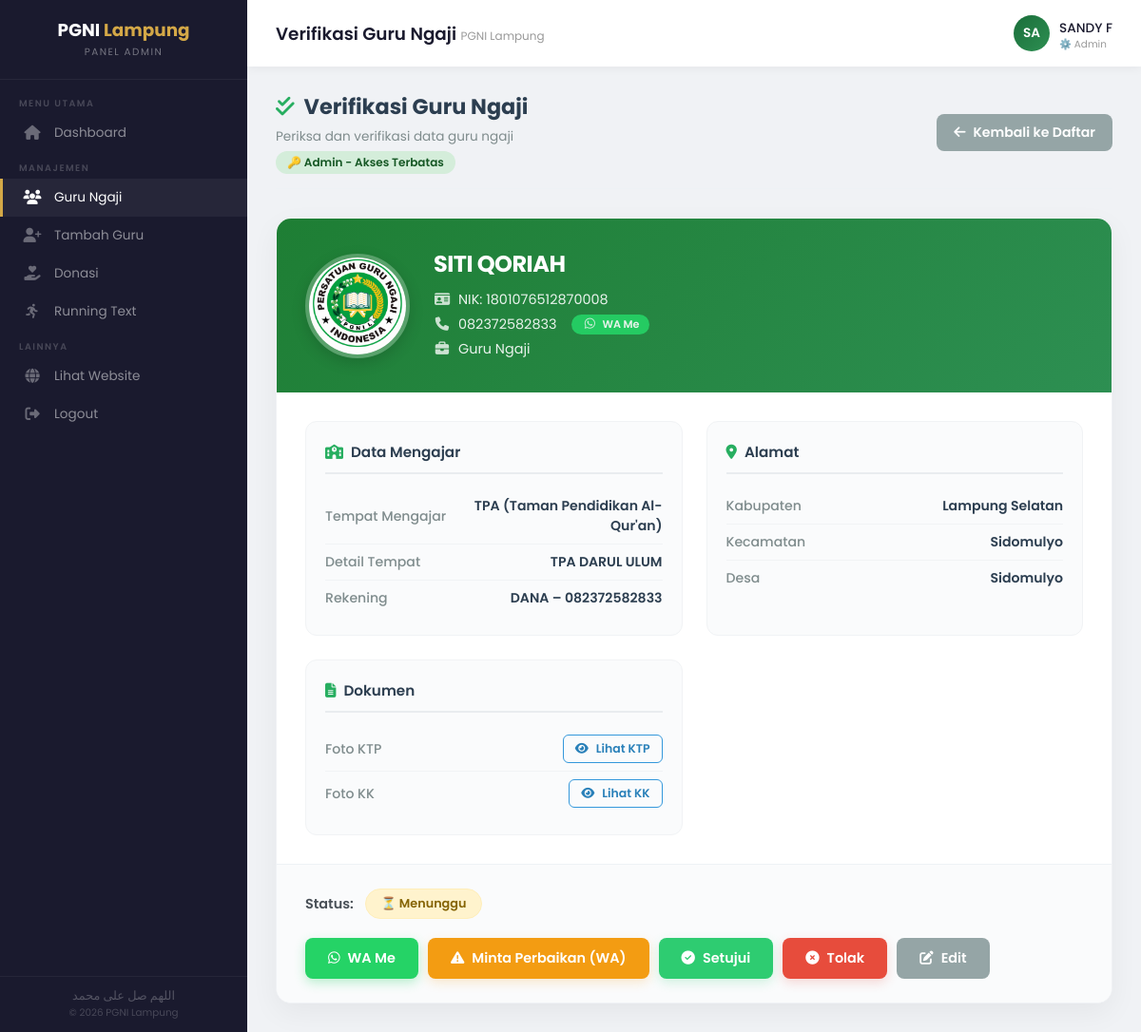
Page /admin/guru_verifikasi.php?id=659 (signed in) on the committed database.
### tables this page shows
CREATE TABLE `guru_ngaji` (
  `id` int(11) NOT NULL AUTO_INCREMENT,
  `nik` varchar(20) NOT NULL,
  `nomor_kta` varchar(50) DEFAULT NULL COMMENT 'Nomor KTA khusus',
  `kta_berlaku_sampai` date DEFAULT NULL COMMENT 'Masa berlaku KTA',
  `kta_qr_code` varchar(255) DEFAULT NULL COMMENT 'Path QR Code KTA',
  `nama` varchar(100) NOT NULL,
  `nama_lengkap` varchar(100) DEFAULT NULL,
  `tempat_lahir` varchar(100) DEFAULT NULL,
  `tanggal_lahir` date DEFAULT NULL,
  `jenis_kelamin` enum('Laki-laki','Perempuan') DEFAULT NULL COMMENT 'Jenis kelamin',
  `status_perkawinan` enum('Belum Kawin','Kawin','Cerai') DEFAULT NULL COMMENT 'Status perkawinan',
  `jumlah_anak` tinyint(2) DEFAULT 0 COMMENT 'Jumlah anak',
  `agama` varchar(20) DEFAULT NULL COMMENT 'Agama',
  `no_telp` varchar(20) DEFAULT NULL,
  `facebook` varchar(100) DEFAULT NULL COMMENT 'Akun Facebook',
  `instagram` varchar(100) DEFAULT NULL COMMENT 'Akun Instagram',
  `whatsapp` varchar(20) DEFAULT NULL COMMENT 'Nomor WhatsApp',
  `email` varchar(100) DEFAULT NULL,
  `kontak_darurat_nama` varchar(100) DEFAULT NULL COMMENT 'Nama kontak darurat',
  `kontak_darurat_telp` varchar(20) DEFAULT NULL COMMENT 'Telepon kontak darurat',
  `tempat_mengajar` varchar(200) NOT NULL,
  `tempat_mengajar_detail` varchar(100) DEFAULT NULL,
  `jenis_profesi` varchar(50) DEFAULT NULL,
  `status_pekerjaan` varchar(50) DEFAULT NULL COMMENT 'Status pekerjaan',
  `mulai_mengajar` date DEFAULT NULL COMMENT 'Tanggal mulai mengajar',
  `sertifikasi` varchar(100) DEFAULT NULL COMMENT 'Sertifikasi yang dimiliki',
  `pendidikan_terakhir` varchar(50) DEFAULT NULL COMMENT 'Pendidikan terakhir',
  `jurusan` varchar(100) DEFAULT NULL COMMENT 'Jurusan/spesialisasi',
  `tahun_lulus` year(4) DEFAULT NULL COMMENT 'Tahun lulus pendidikan',
  `bank` varchar(50) DEFAULT NULL,
  `no_rekening` varchar(50) DEFAULT NULL,
  `foto_profil` varchar(255) DEFAULT NULL,
  `kabupaten_id` int(11) DEFAULT NULL,
  `kecamatan_id` int(11) DEFAULT NULL,
  `desa_id` int(11) DEFAULT NULL,
  `alamat` text DEFAULT NULL,
  `kode_pos` varchar(10) DEFAULT NULL COMMENT 'Kode pos',
  `ktp_file` varchar(255) DEFAULT NULL,
  `kk_file` varchar(255) DEFAULT NULL,
  `password` varchar(255) DEFAULT NULL COMMENT 'Password hash untuk login member',
  `status_verifikasi` enum('pending','disetujui','ditolak') DEFAULT 'pending',
  `verified_by` int(11) DEFAULT NULL COMMENT 'ID user yang memverifikasi',
  `verified_at` datetime DEFAULT NULL COMMENT 'Waktu verifikasi dilakukan',
  `catatan_verifikasi` text DEFAULT NULL COMMENT 'Catatan verifikasi admin',
  `alasan_ditolak` text DEFAULT NULL COMMENT 'Alasan penolakan verifikasi',
  `status` enum('aktif','nonaktif') DEFAULT 'aktif',
  `created_by` int(11) DEFAULT NULL,
  `created_at` timestamp NULL DEFAULT current_timestamp(),
  `updated_at` timestamp NULL DEFAULT current_timestamp() ON UPDATE current_timestamp(),
  `last_login` datetime DEFAULT NULL COMMENT 'Terakhir kali login',
  `provinsi` varchar(100) DEFAULT NULL,
  `kabupaten_kota` varchar(100) DEFAULT NULL,
  `kecamatan` varchar(100) DEFAULT NULL,
  `kelurahan_desa` varchar(100) DEFAULT NULL,
  `lama_mengajar` int(11) DEFAULT NULL,
  `nama_lembaga` varchar(255) DEFAULT NULL,
  `jenis_lembaga` int(11) DEFAULT NULL,
  `alamat_lembaga` varchar(255) DEFAULT NULL,
  PRIMARY KEY (`id`),
  UNIQUE KEY `nik` (`nik`),
  KEY `kabupaten_id` (`kabupaten_id`),
  KEY `kecamatan_id` (`kecamatan_id`),
  KEY `desa_id` (`desa_id`),
  KEY `created_by` (`created_by`)
);

CREATE TABLE `kabupaten` (
  `id` int(11) NOT NULL AUTO_INCREMENT,
  `provinsi_id` int(11) DEFAULT NULL,
  `nama` varchar(100) NOT NULL,
  `kode` varchar(10) DEFAULT NULL,
  `created_at` datetime DEFAULT current_timestamp(),
  PRIMARY KEY (`id`),
  KEY `provinsi_id` (`provinsi_id`)
);

CREATE TABLE `kecamatan` (
  `id` int(11) NOT NULL AUTO_INCREMENT,
  `kabupaten_id` int(11) DEFAULT NULL,
  `nama` varchar(100) NOT NULL,
  `kode` varchar(10) DEFAULT NULL,
  `created_at` datetime DEFAULT current_timestamp(),
  PRIMARY KEY (`id`),
  KEY `kabupaten_id` (`kabupaten_id`)
);

CREATE TABLE `desa` (
  `id` int(11) NOT NULL AUTO_INCREMENT,
  `kecamatan_id` int(11) DEFAULT NULL,
  `nama` varchar(100) NOT NULL,
  `kode` varchar(10) DEFAULT NULL,
  `created_at` datetime DEFAULT current_timestamp(),
  PRIMARY KEY (`id`),
  KEY `kecamatan_id` (`kecamatan_id`)
);

### admin/guru_verifikasi.php (the view, shortened to what this page needs)
<?php
$root_path = dirname(__DIR__);
require_once $root_path . '/include/functions.php';
$user_wilayah = [
    'akses_semua' => 0,
    'kabupaten' => [],
    'kecamatan' => [],
    'desa' => []
];
function formatWA($no_telp) {
    $no = preg_replace('/[^0-9]/', '', $no_telp);
    if (substr($no, 0, 1) === '0') {
        $no = '62' . substr($no, 1);
    }
    return $no;
}
$id = isset($_GET['id']) ? (int)$_GET['id'] : 0;
    ?>
    <?php
if ($id > 0) {
    $query = "SELECT g.*, kab.nama as kabupaten_nama, k.nama as kecamatan_nama, d.nama as desa_nama
              FROM guru_ngaji g
              LEFT JOIN kabupaten kab ON g.kabupaten_id = kab.id
              LEFT JOIN kecamatan k ON g.kecamatan_id = k.id
              LEFT JOIN desa d ON g.desa_id = d.id
              WHERE g.id = $id";
    $result = mysqli_query($conn, $query);
    $guru = mysqli_fetch_assoc($result);
    $wa_number = formatWA($guru['no_telp']);
    $wa_message = urlencode("Assalamu'alaikum, Yth. Bapak/Ibu " . $guru['nama'] . "\n\n" .
                           "Kami dari PGNI Lampung ingin menginformasikan bahwa proses verifikasi data guru ngaji Anda sedang kami proses.\n\n" .
                           "Mohon untuk segera melengkapi data yang diperlukan.\n\n" .
                           "Terima kasih.\n\n" .
                           "*PGNI Lampung*");
    $protocol = (isset($_SERVER['HTTPS']) && $_SERVER['HTTPS'] === 'on' ? "https" : "http");
    $host = $_SERVER['HTTP_HOST'];
    $edit_link = $protocol . "://" . $host . "/pgnil/cek_status.php?nik=" . $guru['nik'] . "&no_telp=" . urlencode($guru['no_telp']);
    $wa_fix_message = urlencode("Assalamu'alaikum, Yth. Bapak/Ibu " . $guru['nama'] . "\n\n" .
                                "Kami dari PGNI Lampung menginformasikan bahwa berkas dokumen (KTP/KK) yang Anda unggah *kurang jelas atau tidak terbaca*.\n\n" .
                                "Mohon untuk mengunggah ulang foto dokumen yang lebih jelas melalui link berikut:\n" .
                                $edit_link . "\n\n" .
                                "Silakan klik tombol *'Perbarui Data'* pada halaman tersebut untuk upload ulang.\n\n" .
                                "Terima kasih.\n\n" .
                                "*PGNI Lampung*");
    include 'include/admin_header.php';
    ?>
    <div class="page-header">
        <div class="page-header-left">
            <h2><i class="fas fa-check-double"></i> Verifikasi Guru Ngaji</h2>
            <p class="text-muted">Periksa dan verifikasi data guru ngaji</p>
            <?php if ($user_role === 'super_admin'): ?>
                <span class="badge-super">👑 Super Admin - Akses Penuh</span>
            <?php elseif ($user_role === 'admin'): ?>
                <span class="badge-admin">🔑 Admin - <?php echo $user_wilayah['akses_semua'] ? 'Akses Semua' : 'Akses Terbatas'; ?></span>
            <?php elseif ($user_role === 'petugas_kecamatan'): ?>
                <span class="badge-petugas">📍 Petugas Kecamatan</span>
            <?php endif; ?>
        </div>
        <div class="page-header-right">
            <a href="guru_verifikasi.php" class="btn btn-secondary">
                <i class="fas fa-arrow-left"></i> Kembali ke Daftar
            </a>
        </div>
    </div>
    <div class="verification-wrapper">
        <div class="verification-card">
            <div class="guru-profile">
                <div class="profile-header">
                    <div class="profile-avatar">
                        <?php if ($guru['ktp_file']): ?>
                            <img src="<?php echo BASE_URL; ?>assets/images/ktp/<?php echo $guru['ktp_file']; ?>" alt="Foto KTP" onerror="this.src='<?php echo BASE_URL; ?>assets/images/default.jpg'">
                        <?php else: ?>
                            <div class="avatar-placeholder">
                                <i class="fas fa-user"></i>
                            </div>
                        <?php endif; ?>
                    </div>
                    <div class="profile-info">
                        <h3><?php echo htmlspecialchars($guru['nama']); ?></h3>
                        <p><i class="fas fa-id-card"></i> NIK: <?php echo htmlspecialchars($guru['nik']); ?></p>
                        <p>
                            <i class="fas fa-phone"></i>
                            <?php echo htmlspecialchars($guru['no_telp'] ?: '-'); ?>
                            <?php if ($guru['no_telp']): ?>
                                <a href="https://wa.me/<?php echo $wa_number; ?>" target="_blank" class="btn-wa-sm" title="Chat via WhatsApp">
                                    <i class="fab fa-whatsapp"></i> WA Me
                                </a>
                            <?php endif; ?>
                        </p>
                        <p><i class="fas fa-briefcase"></i> <?php echo htmlspecialchars($guru['jenis_profesi'] ?: '-'); ?></p>
                    </div>
                </div>
            </div>
            <div class="guru-details">
                <div class="detail-section">
                    <h4><i class="fas fa-school"></i> Data Mengajar</h4>
                    <div class="detail-row">
                        <span class="detail-label">Tempat Mengajar</span>
                        <span class="detail-value"><?php echo htmlspecialchars($guru['tempat_mengajar']); ?></span>
                    </div>
                    <?php if ($guru['tempat_mengajar_detail']): ?>
                    <div class="detail-row">
                        <span class="detail-label">Detail Tempat</span>
                        <span class="detail-value"><?php echo htmlspecialchars($guru['tempat_mengajar_detail']); ?></span>
                    </div>
                    <?php endif; ?>
                    <?php if ($guru['bank'] || $guru['no_rekening']): ?>
                    <div class="detail-row">
                        <span class="detail-label">Rekening</span>
                        <span class="detail-value"><?php echo htmlspecialchars($guru['bank'] ?: '-'); ?> – <?php echo htmlspecialchars($guru['no_rekening'] ?: '-'); ?></span>
                    </div>
                    <?php endif; ?>
                </div>
                <div class="detail-section">
                    <h4><i class="fas fa-map-marker-alt"></i> Alamat</h4>
                    <div class="detail-row">
                        <span class="detail-label">Kabupaten</span>
                        <span class="detail-value"><?php echo htmlspecialchars($guru['kabupaten_nama'] ?? '-'); ?></span>
                    </div>
                    <div class="detail-row">
                        <span class="detail-label">Kecamatan</span>
                        <span class="detail-value"><?php echo htmlspecialchars($guru['kecamatan_nama'] ?? '-'); ?></span>
                    </div>
                    <div class="detail-row">
                        <span class="detail-label">Desa</span>
                        <span class="detail-value"><?php echo htmlspecialchars($guru['desa_nama'] ?? '-'); ?></span>
                    </div>
                </div>
                <div class="detail-section">
                    <h4><i class="fas fa-file-alt"></i> Dokumen</h4>
                    <div class="detail-row">
                        <span class="detail-label">Foto KTP</span>
                        <span class="detail-value">
                            <?php if ($guru['ktp_file']): ?>
                                <a href="/pgnil/assets/images/ktp/<?php echo $guru['ktp_file']; ?>" target="_blank" class="btn btn-sm btn-info-outline">
                                    <i class="fas fa-eye"></i> Lihat KTP
                                </a>
                            <?php else: ?>
                                <span class="text-muted">Tidak ada</span>
                            <?php endif; ?>
                        </span>
                    </div>
                    <div class="detail-row">
                        <span class="detail-label">Foto KK</span>
                        <span class="detail-value">
                            <?php if ($guru['kk_file']): ?>
                                <a href="/pgnil/assets/images/kk/<?php echo $guru['kk_file']; ?>" target="_blank" class="btn btn-sm btn-info-outline">
                                    <i class="fas fa-eye"></i> Lihat KK
                                </a>
                            <?php else: ?>
                                <span class="text-muted">Tidak ada</span>
                            <?php endif; ?>
                        </span>
                    </div>
                </div>
            </div>
            <div class="verification-actions">
                <div class="current-status">
                    <span class="status-label">Status:</span>
                    <span class="status-badge <?php echo $guru['status_verifikasi']; ?>">
                        <?php
                            switch($guru['status_verifikasi']) {
                                case 'pending': echo '⏳ Menunggu'; break;
                            }
                        ?>
                    </span>
                </div>
                <div class="action-buttons">
                    <?php if ($guru['no_telp']): ?>
                        <a href="https://wa.me/<?php echo $wa_number; ?>?text=<?php echo $wa_message; ?>"
                           target="_blank"
                           class="btn btn-wa btn-lg"
                           title="Hubungi via WhatsApp">
                            <i class="fab fa-whatsapp"></i> WA Me
                        </a>
                        <a href="https://wa.me/<?php echo $wa_number; ?>?text=<?php echo $wa_fix_message; ?>"
                           target="_blank"
                           class="btn btn-warning btn-lg"
                           style="background: #f39c12; color: #fff;"
                           title="Minta Perbaikan Berkas via WhatsApp">
                            <i class="fas fa-exclamation-triangle"></i> Minta Perbaikan (WA)
                        </a>
                    <?php endif; ?>
                    <a href="guru_verifikasi.php?id=<?php echo $id; ?>&status=disetujui" class="btn btn-success btn-lg">
                        <i class="fas fa-check-circle"></i> Setujui
                    </a>
                    <a href="guru_verifikasi.php?id=<?php echo $id; ?>&status=ditolak" class="btn btn-danger btn-lg">
                        <i class="fas fa-times-circle"></i> Tolak
                    </a>
                    <a href="guru_edit.php?id=<?php echo $id; ?>" class="btn btn-secondary btn-lg">
                        <i class="fas fa-edit"></i> Edit
                    </a>
                </div>
            </div>
        </div>
    </div>
    <?php
    include 'include/admin_footer.php';
    exit;
}
include 'include/admin_header.php';
?>
<?php include 'include/admin_footer.php'; ?>

### admin/include/admin_header.php (style rules this page uses)
:root { --primary: #1a6e3a; --primary-dark: #0e4a26; --primary-light: #2d8f52; --gold: #d4a847; --gold-light: #f0dba8; --dark: #1a1a2e; --sidebar-width: 260px; --header-height: 70px; --transition: all 0.3s ease; }
* { margin: 0; padding: 0; box-sizing: border-box; }
body { font-family: 'Poppins', sans-serif; background: #f0f2f5; direction: ltr; display: flex; min-height: 100vh; }

### rows in the picture
guru_ngaji: nama "SITI QORIAH", nik "1801076512870008", no_telp "082372582833", jenis_profesi "Guru Ngaji", tempat_mengajar "TPA (Taman Pendidikan Al-Qur'an)", tempat_mengajar_detail "TPA DARUL ULUM", bank "DANA", no_rekening "082372582833", kabupaten.nama "Lampung Selatan", kecamatan.nama "Sidomulyo", desa.nama "Sidomulyo"

### other values in the picture
$title "Verifikasi Guru Ngaji"
substr($_SESSION['nama_lengkap'] ?? 'A', 0, 2) "SA"
$_SESSION['nama_lengkap'] "SANDY F"
$role_display[$_SESSION['role'] ?? 'admin'] "⚙️ Admin"
